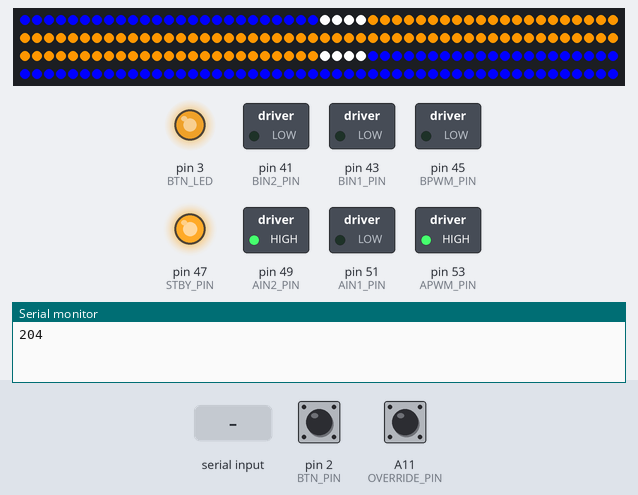
Recording of a sketch running on a simulated Arduino Mega 2560, built with avr-gcc and run on an emulated ATmega2560. Shown: 200 RGB LEDs in strip order, left to right, continuing on the next row, switched loads named in the sketch (green lamp = pin HIGH), output pins drawn as LEDs (lit = HIGH), the last lines printed to the serial monitor. Inputs (shaded band) come from the test bench; at power-on: pin 2 (BTN_PIN) HIGH, A11 (OVERRIDE_PIN) HIGH. Pins used as bus, display or sensor lines are not drawn.

Above: at 1.2 s.
1.3 s: "e" received over the second serial link
At 2.3 s:
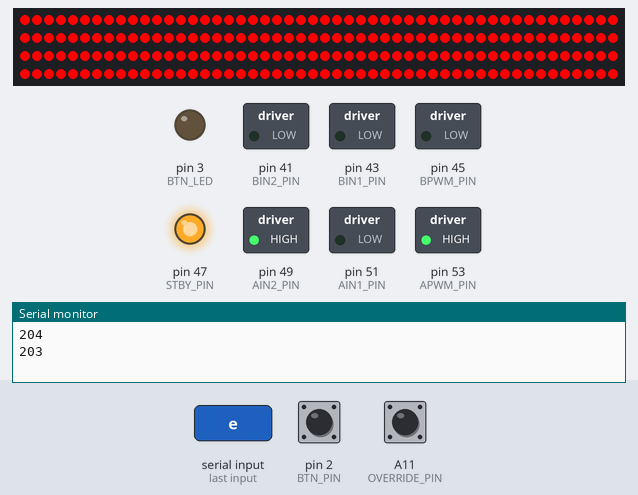
4.3 s: pin 2 (BTN_PIN) pulled LOW for 3.2 s
At 7.81 s:
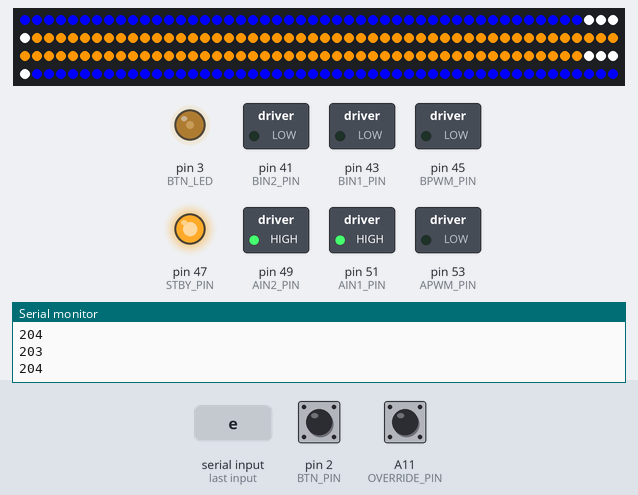
8.1 s: pin 2 (BTN_PIN) pulled LOW for 0.15 s
At 9.5 s:
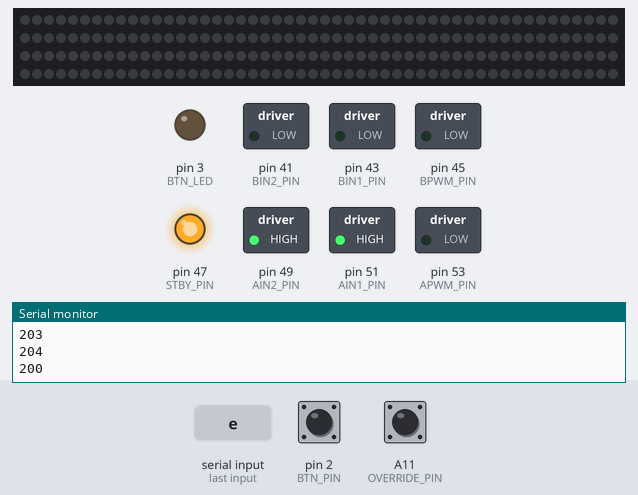
9.8 s: "r" received over the second serial link
At 10.1 s:
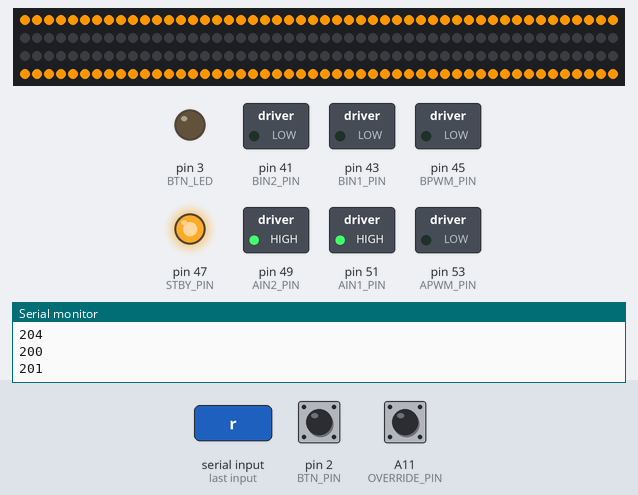
11.3 s: pin 2 (BTN_PIN) pulled LOW for 3.2 s
At 14.51 s:
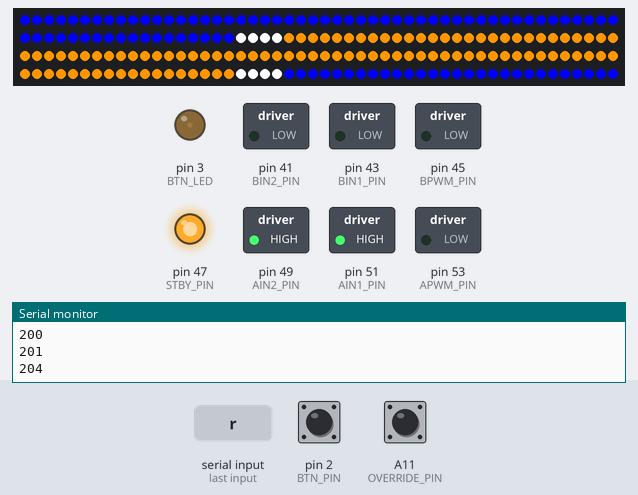
15.1 s: pin 2 (BTN_PIN) pulled LOW for 3.2 s
At 18.62 s:
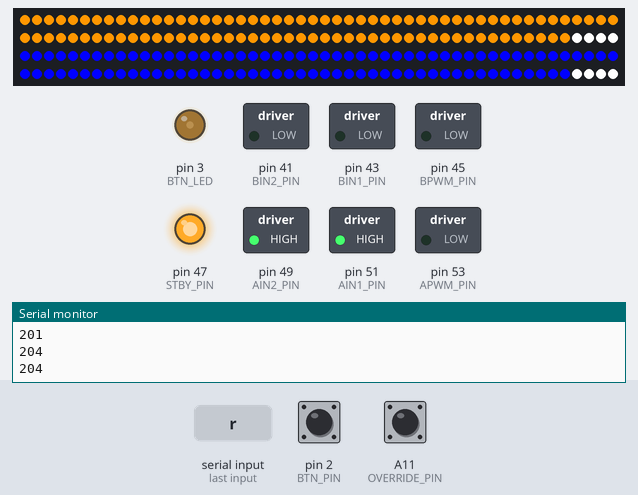
Timing chart, 0 to 19.9 s (numbered marks = the images above; inputs shaded):
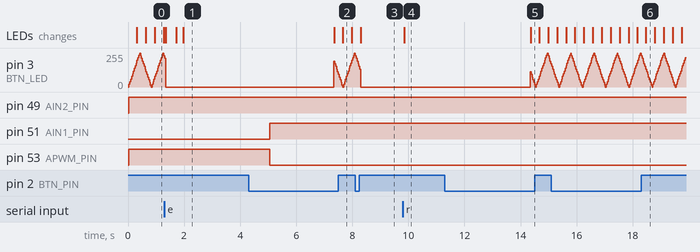

Measured:
- after the input at 1.3 s, the LEDs: change after 0.05 s (image 1)
- after the input at 4.3 s, the LEDs: first change after 3.1 s (image 2 shows a later state)
- after the input at 8.1 s, the LEDs: first differ from a run without the input after 0.20 s (image 3)
- after the input at 9.8 s, the LEDs: change after 0.06 s (image 4)
- after the input at 11.3 s, the LEDs: change after 3.1 s (image 5)

The sketch:

judges_console.ino
```cpp
#include <FastLED.h>
#include "led_display.h"
#include "writings.h"
#include "pit_motor.h"

#define LEDRGB_PIN 5
#define BTN_LED 3
#define BTN_PIN 2
#define OVERRIDE_PIN A11

#define LED_INCR 20
#define NUM_LEDS 200  // Numero de leds
#define PIT_MOVE_TIME 5000
CRGB leds[NUM_LEDS];

//cmds
/*
0-180 seconds
200 player ready
201 player set
202 pause
203 end
204 reset
303 tre
302 due
301 uno
300 via
205 resa blu
206 resa giallo
*/

enum State { OFF,
             STANDBY,
             PLAYER_READY,
             COUNTDOWN,
             FIGHT,
             PAUSE,
             END
};

enum PitCommand { PIT_UP,
                  PIT_DOWN,
                  PIT_STOP
};

enum Transition { RESET,
                  SET,
                  PLAYER_B_R,
                  PLAYER_B_T,
                  PLAYER_Y_R,
                  PLAYER_Y_T,
                  START,
                  TIMEOUT
};

State current_state = OFF;
int match_length = 100;
int rac_length = 90;
int fight_seconds = match_length;
int countdown_i = 0;
bool player_b_ready = false;
bool player_y_ready = false;
bool player_b_tap = false;
bool player_y_tap = false;
bool override_mode = false;
PitCommand pit_cmd = PIT_STOP;
PitCommand pit_state = PIT_STOP;
unsigned long pit_cmd_ms = 0;
unsigned long current_time = 0;
unsigned long countdown_time = 0;
unsigned long match_time = 0;
unsigned long blink_time = 0;

void setup() {
  Serial1.begin(9600);
  Serial2.begin(9600);
  Serial.begin(9600);
  pinMode(BTN_LED, OUTPUT);
  pinMode(BTN_PIN, INPUT_PULLUP);
  pinMode(OVERRIDE_PIN, INPUT_PULLUP);
  init_pit();
  if (!digitalRead(BTN_PIN)) {
    match_length = rac_length;
    fight_seconds = rac_length;
  }
  if (!digitalRead(OVERRIDE_PIN)) {
    override_mode = true;
  }
  init_led_display();
  FastLED.addLeds<WS2815, LEDRGB_PIN, RGB>(leds, NUM_LEDS).setCorrection(TypicalLEDStrip);
  FastLED.clear();

  sendCmd(204);
}

void loop() {
  current_time = millis();
  handle_pit();
  handle_state();
  handle_consoles();
  delay(20);
}

void handle_pit() {

  if (override_mode) {
    if (!digitalRead(OVERRIDE_PIN)) {
      //pit_cmd = PIT_UP;
      ;
    } else {
      pit_cmd = PIT_DOWN;
    }
  }

  if (pit_state != pit_cmd) {
    if (pit_cmd == PIT_DOWN) {
      pit_state = PIT_DOWN;
      pit_cmd_ms = current_time;
    }
    if (pit_cmd == PIT_UP) {
      pit_state = PIT_UP;
      pit_cmd_ms = current_time;
    }
  }

  if (current_time - pit_cmd_ms < PIT_MOVE_TIME) {
    if (pit_cmd == PIT_DOWN) {
      pit_down();
    }
    if (pit_cmd == PIT_UP) {
      pit_up();
    }
  } else {
    pit_stop();
  }
}


bool btn_hold = false;
unsigned long btn_press_time = 0;
bool longpress = false;

void handle_consoles() {
  bool btn_press = !digitalRead(BTN_PIN);
  if (btn_press && !btn_hold) {
    btn_hold = true;
    btn_press_time = current_time;
  } else if (!btn_press) {
    if (btn_hold == true && current_time - btn_press_time < 1000 && current_time - btn_press_time > 60) {
      transition(SET);
    }
    longpress = false;
    btn_hold = false;
  }
  if (btn_hold) {
    if (!longpress && current_time - btn_press_time > 3000) {
      longpress = true;
      transition(RESET);
    }
  }
  if (Serial2.available()) {
    char cmd_b = Serial2.read();
    if (cmd_b == 'r') {
      transition(PLAYER_B_R);
    }
    if (cmd_b == 't') {
      transition(PLAYER_B_T);
    }
    if (cmd_b == 'e') {
      transition(END);
    }
  }
  if (Serial1.available()) {
    char cmd_y = Serial1.read();
    if (cmd_y == 'r') {
      transition(PLAYER_Y_R);
    }
    if (cmd_y == 't') {
      transition(PLAYER_Y_T);
    }
    if (cmd_y == 'e') {
      transition(END);
    }
  }
}
int scrol_off = 0;
unsigned long scroll_time = 0;
void scroll_writing(unsigned char writing[], int size, int scroll_speed = 150) {
  display_matrix_scroll(writing, scrol_off, size);
  int ms_delta = (scroll_speed > 0) ? scroll_speed : -scroll_speed;
  if (current_time - scroll_time > ms_delta) {
    scroll_time = current_time;
    if (scroll_speed > 0) {
      scrol_off = (scrol_off + 1) % size;
    } else {
      scrol_off = (scrol_off - 1 + size) % size;
    }
  }
}
void handle_state() {
  switch (current_state) {
    case OFF:
      pit_cmd = PIT_UP;
      led_fade_step();
      scroll_writing(standby, sizeof(standby));
      roundround_strip(96);
      FastLED.show();
      break;
    case STANDBY:
      digitalWrite(BTN_LED, LOW);
      scroll_writing(waiting, sizeof(waiting));
      FastLED.clear();
      player_ready_led();
      FastLED.show();
      break;
    case PLAYER_READY:
      led_fade_step();
      scroll_writing(ready, sizeof(ready));
      FastLED.clear();
      player_ready_led();
      FastLED.show();
      break;
    case COUNTDOWN:
      digitalWrite(BTN_LED, LOW);
      scroll_writing(arrows, sizeof(arrows), 50);
      if (current_time - countdown_time < 500) {
        set_leds(CRGB(255, 0, 0));
        FastLED.show();
      } else {
        FastLED.clear();
        FastLED.show();
      }
      if (current_time - countdown_time > 1000) {
        Serial.println(300 + countdown_i);
        countdown_i--;
        countdown_time = current_time;
      }
      if (countdown_i < 0) {
        transition(START);
      }
      break;
    case FIGHT:
      digitalWrite(BTN_LED, HIGH);
      if (current_time - match_time >= 1000) {
        match_time = current_time;
        sendCmd(fight_seconds);
        display_seconds(fight_seconds);
        fight_seconds--;
        if (fight_seconds < 0) {
          transition(TIMEOUT);
        }
      }
      if (fight_seconds < 90) {
        pit_cmd = PIT_DOWN;
      }
      for (int l = 0; l < NUM_LEDS; l++) {
        if (fight_seconds >= 90 && fight_seconds < 96) {

          if (l > 9 && l < 40) {
            if (fight_seconds % 2) {
              leds[l] = CRGB(255, 0, 0);
            } else {
              leds[l] = CRGB(0, 0, 0);
            }
          } else {
            leds[l] = CRGB(255, 255, 255);
          }
        }else{
          leds[l] = CRGB(255, 255, 255);
        }
      }
      FastLED.show();
      break;
    case PAUSE:
      led_fade_step();
      scroll_writing(pause, sizeof(pause));
      if (current_time - blink_time < 400) {
        set_leds(CRGB(255, 0, 0));
      } else if (current_time - blink_time < 650) {
        FastLED.clear();
      } else {
        set_leds(CRGB(255, 0, 0));
      }
      FastLED.show();
      break;
    case END:
      digitalWrite(BTN_LED, LOW);
      if (player_b_tap) {
        scroll_writing(blue_tap, sizeof(blue_tap));
      } else if (player_y_tap) {
        scroll_writing(yellow_tap, sizeof(yellow_tap));
      } else {
        matrix_display(end);
      }
      if (current_time - blink_time < 400) {
        set_leds(CRGB(255, 0, 0));
      } else if (current_time - blink_time < 650) {
        FastLED.clear();
      } else {
        set_leds(CRGB(255, 0, 0));
      }
      FastLED.show();
      break;
  }
}

void transition(int transition) {
  State prev_state = current_state;

  //handling transition
  switch (current_state) {
    case OFF:
      if (transition == SET) {
        current_state = STANDBY;
      }
      if (transition == END) {
        current_state = END;
      }
      break;
    case STANDBY:
      if (transition == PLAYER_B_R) {
        player_b_ready = true;
        sendCmd(201);
      }
      if (transition == PLAYER_Y_R) {
        player_y_ready = true;
        sendCmd(201);
      }
      if (player_y_ready && player_b_ready) {
        current_state = PLAYER_READY;
      }
      break;
    case PLAYER_READY:
      if (transition == SET) {
        current_state = COUNTDOWN;
      }
      break;
    case COUNTDOWN:
      if (transition == START) {
        current_state = FIGHT;
      }
      break;
    case FIGHT:
      if (transition == PLAYER_B_T) {
        player_b_tap = true;
        sendCmd(205);
        current_state = END;
      }
      if (transition == PLAYER_Y_T) {
        player_y_tap = true;
        sendCmd(206);
        current_state = END;
      }
      if (transition == SET) {
        current_state = PAUSE;
      }
      if (transition == TIMEOUT) {
        current_state = END;
      }
      break;
    case PAUSE:
      if (transition == SET) {
        current_state = COUNTDOWN;
      }
      break;
    case END:
      break;
  }
  if (transition == RESET) {
    fight_seconds = match_length;
    current_state = OFF;
    prev_state = END;
    match_time = 0;
    player_b_ready = false;
    player_y_ready = false;
    player_b_tap = false;
    player_y_tap = false;
  }

  //entering new state
  if (current_state != prev_state) {
    scrol_off = 0;
    scroll_time = 0;
    switch (current_state) {
      case OFF:
        sendCmd(204);
        break;
      case STANDBY:
        sendCmd(200);
        break;
      case PLAYER_READY:
        break;
      case COUNTDOWN:
        sendCmd(201);
        countdown_time = 0;
        countdown_i = 3;
        break;
      case FIGHT:
        match_time = 0;
        break;
      case PAUSE:
        blink_time = current_time;
        fight_seconds++;
        sendCmd(202);
        break;
      case END:
        blink_time = current_time;
        if (!player_b_tap && !player_y_tap) {
          sendCmd(203);
        }
        break;
    }
  }
}

void sendCmd(int cmd) {
  //Serial.print("sent: ");
  Serial.println(cmd);
  if (cmd == 201) {
    if (player_b_ready) {
      Serial2.println(201);
    }
    if (player_y_ready) {
      Serial1.println(201);
    }
    return;
  }
  Serial1.println(cmd);
  Serial2.println(cmd);
}

int led_brightness = 0;
int brightness_dir = 1;
void led_fade_step() {
  analogWrite(BTN_LED, led_brightness);
  led_brightness = led_brightness + LED_INCR * brightness_dir;
  led_brightness = constrain(led_brightness, 0, 255);
  if (led_brightness == 0 || led_brightness == 255) {
    brightness_dir *= -1;
  }
}

void set_leds(CRGB color) {
  for (int l = 0; l < NUM_LEDS; l++) {
    leds[l] = color;
  }
}
int fade_y = 0;
int fade_b = 100;
void roundround_strip(int len) {
  for (int i = 0; i < NUM_LEDS; i++) {  //9948
    leds[i] = CRGB(255, 255, 255);
    //y
    if (i == fade_y) {
      leds[i] = CRGB(255, 150, 0);
    }
    if (i < fade_y + len && i > fade_y) {
      leds[i] = CRGB(255, 150, 0);
    }
    if (i < ((fade_y + len) % NUM_LEDS) && fade_y > NUM_LEDS - len) {
      leds[i] = CRGB(255, 150, 0);
    }
    //y
    if (i == fade_b) {
      leds[i] = CRGB(0, 0, 255);
    }
    if (i < fade_b + len && i > fade_b) {
      leds[i] = CRGB(0, 0, 255);
    }
    if (i < ((fade_b + len) % NUM_LEDS) && fade_b > NUM_LEDS - len) {
      leds[i] = CRGB(0, 0, 255);
    }
  }

  fade_y = (fade_y + 1 < NUM_LEDS) ? fade_y + 1 : 0;
  fade_b = (fade_b + 1 < NUM_LEDS) ? fade_b + 1 : 0;
}

void player_ready_led() {
  if (player_y_ready) {
    for (int l = 150; l < 250; l++) {
      leds[l % NUM_LEDS] = CRGB(255, 150, 0);
    }
  }
  if (player_b_ready) {
    for (int l = 50; l < 150; l++) {
      leds[l] = CRGB(0, 0, 255);
    }
  }
}
```

led_display.h
```cpp
#define SCL_Pin A12  //Set clock pin to A5
#define SDA_Pin A13 //Set data pin to A4
char digid_starts[] = { 0, 7, 12 };
//unsigned char waiting[] = { 0x1C, 0x20, 0x10, 0x20, 0x1C, 0x00, 0x3C, 0x14, 0x3C, 0x00, 0x3C, 0x00, 0x04, 0x3C, 0x04, 0x00 };
unsigned char time_mx[] = { 0x00, 0x00, 0x00, 0x00, 0x00, 0x24, 0x00, 0x00, 0x00, 0x00, 0x00, 0x00, 0x00, 0x00, 0x00, 0x00 };
uint8_t digits[10][4] = {
  // 0
  { 0x7E, 0x81, 0x81, 0x7E },
  // 1
  { 0x00, 0x82, 0xFF, 0x80 },
  // 2
  { 0xC2, 0xA1, 0x91, 0x8E },
  // 3
  { 0x42, 0x89, 0x89, 0x76 },
  // 4
  { 0x0F, 0x10, 0x10, 0xFF },
  // 5
  { 0x4F, 0x89, 0x89, 0x71 },
  // 6
  { 0x7E, 0x89, 0x89, 0x72 },
  // 7
  { 0x01, 0x01, 0xF1, 0x0E },
  // 8
  { 0x76, 0x89, 0x89, 0x76 },
  // 9
  { 0x4E, 0x91, 0x91, 0x7E }
};


void init_led_display() {
  pinMode(SCL_Pin, OUTPUT);
  pinMode(SDA_Pin, OUTPUT);
  digitalWrite(SDA_Pin, HIGH);
  digitalWrite(SCL_Pin, HIGH);
  //clear the display
  //matrix_display(clear);
}

void IIC_start() {
  digitalWrite(SCL_Pin, HIGH);
  delayMicroseconds(3);
  digitalWrite(SDA_Pin, HIGH);
  delayMicroseconds(3);
  digitalWrite(SDA_Pin, LOW);
  delayMicroseconds(3);
}
void IIC_send(unsigned char send_data) {
  for (char i = 0; i < 8; i++)  //Each byte has 8 bits 8bit for every character
  {
    digitalWrite(SCL_Pin, LOW);  // pull down clock pin SCL_Pin to change the signal of SDA
    delayMicroseconds(3);
    if (send_data & 0x01)  //set high and low level of SDA_Pin according to 1 or 0 of every bit
    {
      digitalWrite(SDA_Pin, HIGH);
    } else {
      digitalWrite(SDA_Pin, LOW);
    }
    delayMicroseconds(3);
    digitalWrite(SCL_Pin, HIGH);  //pull up the clock pin SCL_Pin to stop transmission
    delayMicroseconds(3);
    send_data = send_data >> 1;  // detect bit by bit, shift the data to the right by one
  }
}
void IIC_end() {
  digitalWrite(SCL_Pin, LOW);
  delayMicroseconds(3);
  digitalWrite(SDA_Pin, LOW);
  delayMicroseconds(3);
  digitalWrite(SCL_Pin, HIGH);
  delayMicroseconds(3);
  digitalWrite(SDA_Pin, HIGH);
  delayMicroseconds(3);
}
// the function for dot matrix display
void matrix_display(unsigned char matrix_value[]) {
  IIC_start();                  // use the function of the data transmission start condition
  IIC_send(0xc0);               //select address
  for (int i = 0; i < 16; i++)  //pattern data has 16 bits
  {
    IIC_send(matrix_value[i]);  //convey the pattern data
  }
  IIC_end();  //end the transmission of pattern data
  IIC_start();
  IIC_send(0x8A);  //display control, set pulse width to 4/16 s
  IIC_end();
}

void display_matrix_scroll(unsigned char matrix_value[],int offset,int size) {
  IIC_start();                  // use the function of the data transmission start condition
  IIC_send(0xc0);               //select address
  for (int i = offset; i < 16+offset; i++)  //pattern data has 16 bits
  {
    IIC_send(matrix_value[i%size]);  //convey the pattern data
  }
  IIC_end();  //end the transmission of pattern data
  IIC_start();
  IIC_send(0x8A);  //display control, set pulse width to 4/16 s
  IIC_end();
}
void insert_digit(char digit, char pos) {
  unsigned char col = 0x00;
  char index = digid_starts[pos];
  for (int i = 0; i < 4; i++) {
    time_mx[i + index] = digits[digit][i];
  }
}
void update_time_matrix(int secs) {
  if (secs >= 180) {
    insert_digit(3, 0);
    insert_digit(0, 1);
    insert_digit(0, 2);
    return;
  } else if (secs >= 120) {
    secs = secs - 120;
    insert_digit(2, 0);
  } else if (secs >= 60) {
    secs = secs - 60;
    insert_digit(1, 0);
  } else {
    insert_digit(0, 0);
  }
  if (secs < 10) {
    insert_digit(0, 1);
    insert_digit(secs, 2);
    return;
  }
  int decs = secs / 10;
  insert_digit(decs, 1);
  insert_digit(secs - decs * 10, 2);
}
void display_seconds(int secs) {
  update_time_matrix(secs);
  matrix_display(time_mx);
}
```

pit_motor.h
```cpp
#include "HardwareSerial.h"
#define APWM_PIN 53
#define AIN1_PIN 51
#define AIN2_PIN 49
#define STBY_PIN 47
#define BPWM_PIN 45
#define BIN1_PIN 43
#define BIN2_PIN 41

void init_pit(){
  pinMode(APWM_PIN, OUTPUT);
  pinMode(AIN1_PIN, OUTPUT);
  pinMode(AIN2_PIN, OUTPUT);

  pinMode(STBY_PIN, OUTPUT);

  pinMode(BPWM_PIN, OUTPUT);
  pinMode(BIN1_PIN, OUTPUT);
  pinMode(BIN2_PIN, OUTPUT);

  digitalWrite(APWM_PIN, LOW);
  digitalWrite(AIN1_PIN, LOW);
  digitalWrite(AIN2_PIN, LOW);

  digitalWrite(STBY_PIN, HIGH);

  digitalWrite(BPWM_PIN, LOW);
  digitalWrite(BIN1_PIN, LOW);
  digitalWrite(BIN2_PIN, LOW);
}


void pit_up(){
  //Serial.println("pit up");
  digitalWrite(APWM_PIN, HIGH);
  digitalWrite(AIN2_PIN, HIGH);
  digitalWrite(AIN1_PIN, LOW);
}

void pit_down(){
  //Serial.println("pit down");
  digitalWrite(APWM_PIN, HIGH);
  digitalWrite(AIN2_PIN, LOW);
  digitalWrite(AIN1_PIN, HIGH);
}

void pit_stop(){
  //Serial.println("pit stop");
  digitalWrite(APWM_PIN, LOW);
  digitalWrite(AIN1_PIN, HIGH);
  digitalWrite(AIN2_PIN, HIGH);
}
```

Source omitted: writings.h (data table, 3556 bytes)
